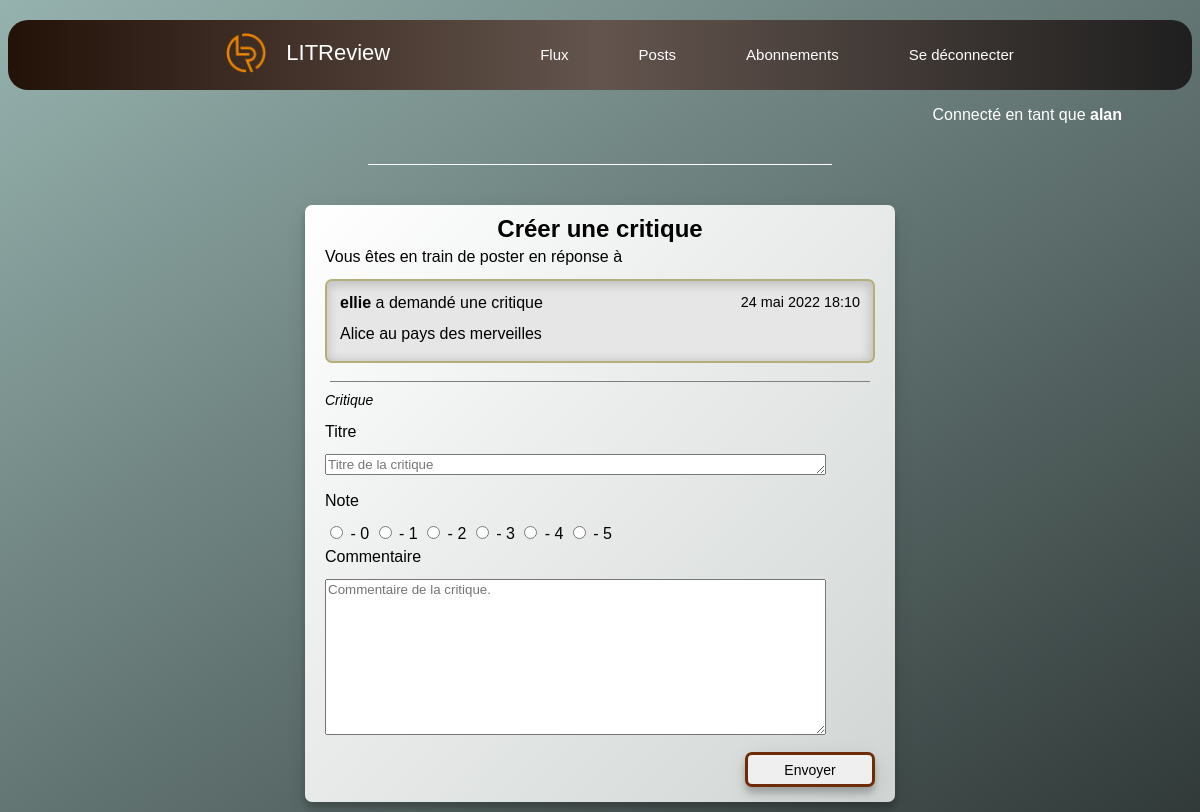
Page /ticket_and_review/review/create/131/ (signed in) on the earlier database version.
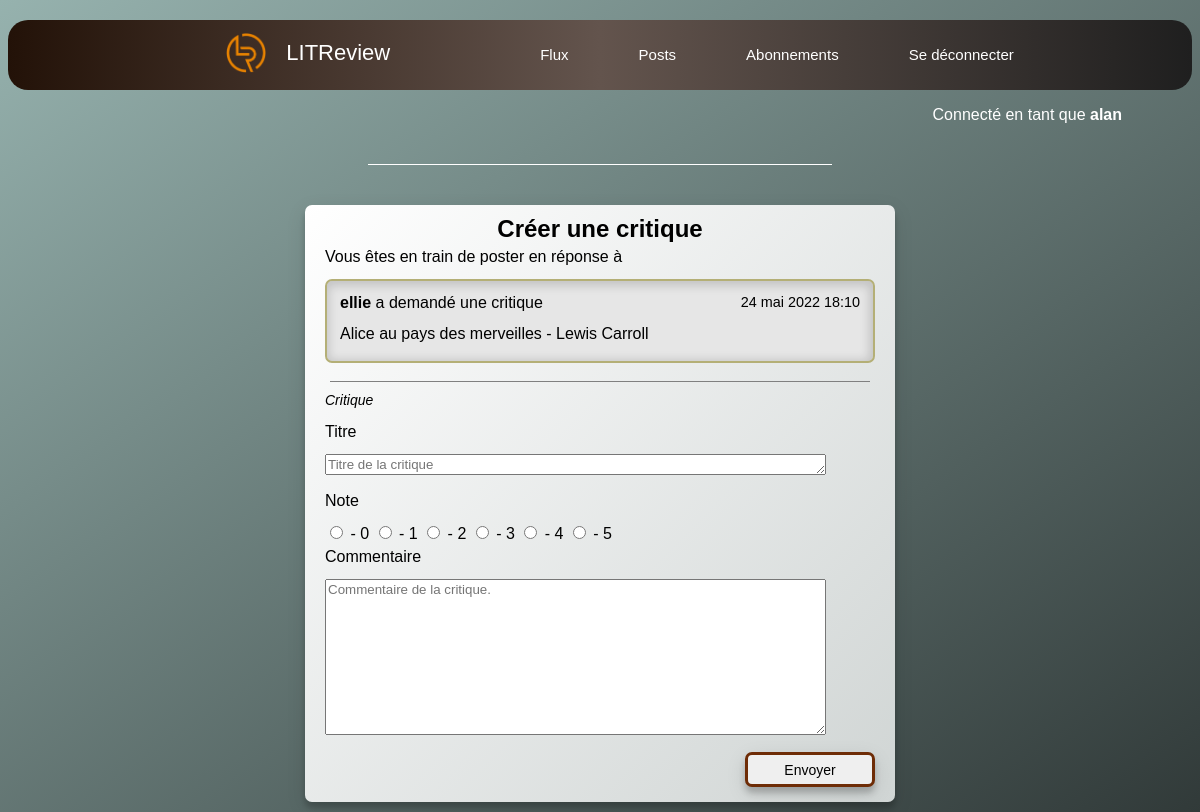
Same page on the later database version.
### ticket_and_review/models.py (models this page shows, shortened)
class Ticket(models.Model):
    title = models.CharField(max_length=128, verbose_name='Titre')
    description = models.TextField(max_length=2048, verbose_name='Description', blank=True)
    user = models.ForeignKey(to=settings.AUTH_USER_MODEL, on_delete=models.CASCADE)
    image = models.ImageField(null=True, blank=True, verbose_name='image', upload_to='./')
    time_created = models.DateTimeField(auto_now_add=True)
    review_existing = models.BooleanField(default=False)
    IMAGE_MAX_SIZE = (200, 200)

### ticket_and_review/views.py (the view, shortened to what this page needs)
# urls.py: path('review/create/<int:ticket_id>/', review_creation, name='review_create'),
@login_required
def review_creation(request, ticket_id):
    review_form = ReviewForm()
    ticket = Ticket.objects.get(id=ticket_id)
    context = {
         'review_form': review_form,
         'ticket': ticket,
        }
    return render(request, 'ticket_and_review/create_review_post.html', context=context)

### ticket_and_review/forms.py
class ReviewForm(forms.ModelForm):
    headline = forms.CharField(label='Titre', widget=forms.Textarea(attrs={'class': 'form-control',
                    'placeholder': 'Titre de la critique', 'cols': 60, 'rows': 1}))
    body = forms.CharField(label='Description', widget=forms.Textarea(attrs={'class': 'form-control',
                    'placeholder': 'Commentaire de la critique.', 'cols': 60}))
    number_rating = (('0', ' - 0'), ('1', ' - 1'), ('2', ' - 2'), ('3', ' - 3'), ('4', ' - 4'), ('5', ' - 5'))
    rating = forms.ChoiceField(widget=forms.RadioSelect, choices= number_rating)
    class Meta:
        model = Review
        fields = ['headline', 'rating', 'body']

### ticket_and_review/templates/ticket_and_review/create_review_post.html (shortened to what this page needs)
{% extends 'ticket_and_review/base.html' %}
{% block content %}
    <div class="post create_autoreview">
        <h2>Créer une critique</h2>
        <form method="post" enctype="multipart/form-data">
            <p>Vous êtes en train de poster en réponse à</p>
            <div class="ticket_in_review">
                <p class="date">{{ ticket.time_created }}</p>
                <p><strong>{{ ticket.user }}</strong> a demandé une critique</p>
                <p>{{ ticket.title }}</p>
            </div>
            <br>
            <div class="trait3"><hr></div>
            <p class="onglet2">Critique</p>
            <p>Titre</p>
            <p class="champs">{{ review_form.headline }}</p>
            <p>Note</p>
            {% for rate in review_form.rating %}
                {{ rate }}
            {% endfor %}
            <p>Commentaire</p>
            <p class="champs">{{ review_form.body }}</p>
            <div class="save">
                <button class="save-btn4" type="submit" >Envoyer</button>
            </div>
        </form>
    </div>
{% endblock content %}

Differences in the rows shown:
changed Ticket "ellie": title "Alice au pays des merveilles" → "Alice au pays des merveilles - Lewis Carroll"
